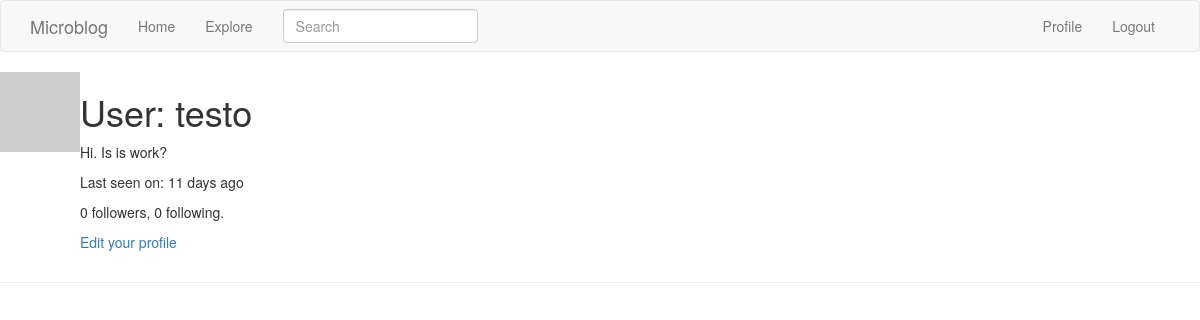
/user/testo (signed in), run on an earlier commit of the app's database.
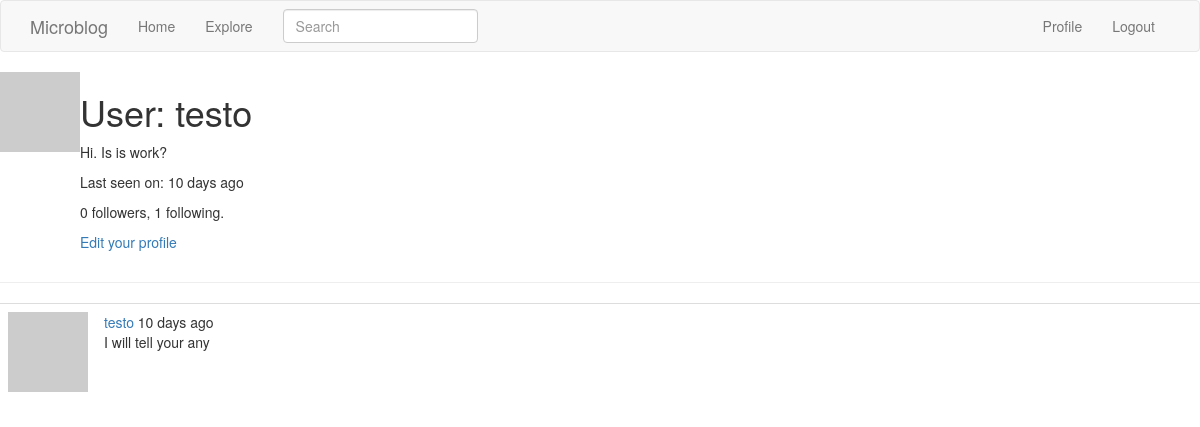
And on a later commit of the database.
### app/models.py (models this page shows, shortened)
class User(UserMixin, db.Model):
    id = db.Column(db.Integer, primary_key=True)
    username = db.Column(db.String(64), index=True, unique=True)
    email = db.Column(db.String(120), index=True, unique=True)
    password_hash = db.Column(db.String(128))
    posts = db.relationship('Post', backref='author', lazy='dynamic')
    about_me = db.Column(db.String(140))
    last_seen = db.Column(db.DateTime, default=datetime.utcnow)
    followed = db.relationship(
        'User', secondary=followers,
        primaryjoin=(followers.c.follower_id == id),
        secondaryjoin=(followers.c.followed_id == id),
        backref=db.backref('followers', lazy='dynamic'), lazy='dynamic')
    def avatar(self, size):
        digest = md5(self.email.lower().encode('utf-8')).hexdigest()
        return 'https://www.gravatar.com/avatar/{}?d=identicon&s={}'.format(
            digest, size)

class SearchableMixin(object):
    @classmethod
    def before_commit(cls, session):
        session._changes = {
            'add': list(session.new),
            'update': list(session.dirty),
            'delete': list(session.deleted)
        }
    @classmethod
    def after_commit(cls, session):
        for obj in session._changes['add']:
            if isinstance(obj, SearchableMixin):
                add_to_index(obj.__tablename__, obj)
        for obj in session._changes['update']:
            if isinstance(obj, SearchableMixin):
                add_to_index(obj.__tablename__, obj)
        for obj in session._changes['delete']:
            if isinstance(obj, SearchableMixin):
                remove_from_index(obj.__tablename__, obj)
        session._changes = None

class Post(SearchableMixin, db.Model):
    __searchable__ = ['body']
    id = db.Column(db.Integer, primary_key=True)
    body = db.Column(db.String(140))
    timestamp = db.Column(db.DateTime, index=True, default=datetime.utcnow)
    user_id = db.Column(db.Integer, db.ForeignKey('user.id'))
    language = db.Column(db.String(5))

### app/main/routes.py (the view)
@bp.route('/user/<username>')
@login_required
def user(username):
    user = User.query.filter_by(username=username).first_or_404()
    page = request.args.get('page', 1, type=int)
    posts = user.posts.order_by(Post.timestamp.desc()).paginate(
        page, current_app.config['POSTS_PER_PAGE'], False)
    next_url = url_for('main.user', username=user.username, page=posts.next_num) \
        if posts.has_next else None
    prev_url = url_for('main.user', username=user.username, page=posts.prev_num) \
        if posts.has_prev else None
    return render_template('user.html', user=user, posts=posts.items,
                           next_url=next_url, prev_url=prev_url)

### app/main/forms.py
class SearchForm(FlaskForm):
    q = StringField('Search', validators=[DataRequired()])
    def __init__(self, *args, **kwargs):
        if 'formdata' not in kwargs:
            kwargs['formdata'] = request.args
        if 'csrf_enabled' not in kwargs:
            kwargs['csrf_enabled'] = False
        super(SearchForm, self).__init__(*args, **kwargs)

### app/main/routes.py (called while the page is built)
@bp.before_app_request
def before_request():
    if current_user.is_authenticated:
        current_user.last_seen = datetime.utcnow()
        db.session.commit()
        g.search_form = SearchForm()
    g.locale = str(get_locale())

### app/models.py (called while the page is built)
@login.user_loader
def load_user(id):
    return User.query.get(int(id))

### app/templates/user.html (shortened to what this page needs)
{% extends "base.html" %}
{% block content %}
    <table>
        <tr valign="top">
            <td><img src="{{ user.avatar(128) }}"></td>
            <td>
                <h1>User: {{ user.username }}</h1>
                {% if user.about_me %}<p>{{ user.about_me }}</p>{% endif %}
                {% if user.last_seen %}<p>Last seen on: {{ moment(user.last_seen).fromNow() }}</p>{% endif %}
                    <p>{{ user.followers.count() }} followers, {{ user.followed.count() }} following.</p>
                {% if user == current_user %}
                    <p><a href="{{ url_for('main.edit_profile') }}">Edit your profile</a></p>
                {% elif not current_user.is_following(user) %}
                    <p><a href="{{ url_for('main.follow', username=user.username) }}">Follow</a></p>
                {% else %}
                    <p><a href="{{ url_for('main.unfollow', username=user.username) }}">Unfollow</a></p>
                {% endif %}
            </td>
        </tr>
    </table>
    <hr>
    {% for post in posts %}
        {% include '_post.html' %}
    {% endfor %}
{% endblock %}

### app/templates/_post.html (shortened to what this page needs)
<table class="table table-hover">
    <tr>
        <td width="70px">
            <a href="{{ url_for('main.user', username=post.author.username) }}">
                <img src="{{ post.author.avatar(70) }}" />
            </a>
        </td>
        <td>
            <a href="{{ url_for('main.user', username=post.author.username) }}">
                {{ post.author.username }}
            </a> {{ moment(post.timestamp).fromNow() }}
            <br>
            <span id="post{{ post.id }}">{{ post.body }}</span>
        </td>
    </tr>
</table>

What changed in the data, as far as the page shows it:
changed User "testo": last_seen "11 days ago" → "10 days ago"
added Post: author.username "testo", timestamp "10 days ago", body "I will tell your any"
Also different on the page:
{{ user.followed.count() }}: "0" → "1"
